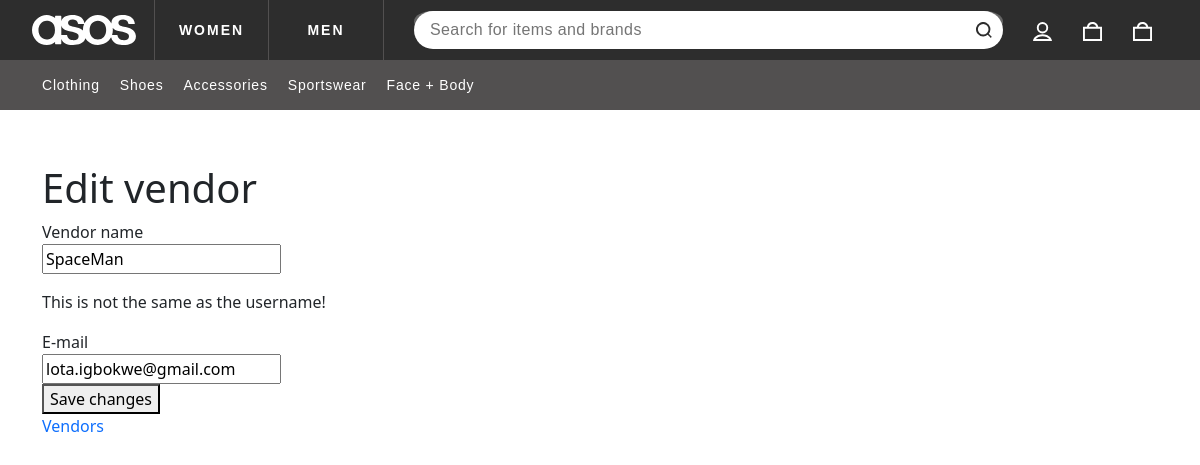
Screenshot of /vendors/edit-vendor/ (signed in) with the database file from the repository.
### apps/product/models.py (models this page shows, shortened)
class Category(models.Model):
    title = models.CharField(max_length=255)
    slug = models.SlugField(max_length=255)
    ordering = models.IntegerField(default=0)
    attribute = models.ForeignKey(Attribute, related_name='category', on_delete=models.CASCADE, blank=True, null=True)
    parent = models.ForeignKey('self', related_name='children', on_delete=models.CASCADE, blank=True, null=True)
    is_featured = models.BooleanField(default=False)
    class Meta:
        ordering = ['ordering']
        unique_together = ('slug', 'parent',)
        verbose_name_plural = "categories"

### apps/vendor/models.py (models this page shows, shortened)
class Vendor(models.Model):
    name = models.CharField(max_length=255)
    description = models.TextField(null=True, blank=True)
    created_by = models.OneToOneField(User, related_name='vendor', on_delete=models.CASCADE)
    created_at = models.DateTimeField(auto_now_add=True)
    class Meta:
        ordering = ['name']

### apps/vendor/views.py (the view, shortened to what this page needs)
# urls.py: path('edit-vendor/', views.edit_vendor, name='edit_vendor'),
@login_required
def edit_vendor(request):
    vendor = request.user.vendor
    print(request.META.get('HTTP_REFERER'))
    return render(request, 'vendor/edit_vendor.html', {'vendor': vendor})

### apps/cart/cart.py (called while the page is built)
    def __len__(self):
        return len(self.cart)

### apps/cart/context_processors.py (called while the page is built)
def cart(request):
    return {'cart': Cart(request)}

### apps/product/context_processors.py (called while the page is built)
def menu_categories(request):
    categories = Category.objects.filter(parent=None, ordering=0)
    men_categories = Category.objects.filter(parent=None, ordering=0).exclude(attribute__slug='women')
    women_categories = Category.objects.filter(parent=None, ordering=0).exclude(attribute__slug='men')
    context = {
        'menu_categories': categories,
        'men_menu': men_categories,
        'women_menu': women_categories,
    }
    return (context)

def location(request):
    url_parts = request.path.split('/')
    return {
        'url_part': url_parts[1],
    }

### apps/vendor/templates/vendor/edit_vendor.html (shortened to what this page needs)
{% extends 'core/base.html' %}
{% block content %}
    <h1 class="title">Edit vendor</h1>
    <form method="post" action=".">
        <div class="field">
            <label>Vendor name</label>
            <div class="control">
                <input type="text" name="name" id="id_name" value="{{ vendor.name }}" class="input">
            </div>
            <p class="help">This is not the same as the username!</p>
        </div>
        <div class="field">
            <label>E-mail</label>
            <div class="control">
                <input type="email" name="email" id="id_email" value="{{ vendor.created_by.email }}" class="input">
            </div>
        </div>
        <div class="field">
            <div class="control">
                <button class="button is-dark is-uppercase">Save changes</button>
            </div>
        </div>
    </form>
{% endblock %}

### apps/core/templates/core/base.html (shortened to what this page needs)
{% load static %}
<!DOCTYPE html>
<html>
<head>
    <link rel="stylesheet" href="{% static 'styles/main.css' %}">
    <link rel="stylesheet" href="{% static 'styles/bootstrap.min.css' %}">
</head>
<body>
    <div id="main-content">
        <div class="main-content-accesible">
            <div id="main-header">
                <header>
                    <div class="_3FDhT9y VTBBowk" data-testid="topbar">
                        <div class="_2jtZkvR">
                            <ul class="_1sqB8tC">
                                <li>
                                    <a href="{% url 'become_vendor' %}" data-testid="marketplace"
                                        class="_1cQFCx2">Sell</a>
                                </li>
                                <li>
                                    <a href="#" data-testid="help" class="_1cQFCx2">Help &amp; FAQs</a>
                                </li>
                                <li>
                                    <div class="_25L--Pi" data-testid="country-selector">
                                        <button class="w9hgW1d _19PGtzt" type="button">
                                        </button>
                                    </div>
                                </li>
                            </ul>
                        </div>
                    </div>
                    <div class="_1I2c49V headroom-wrapper" style="height: 110px;">
                        <div id="chrome-sticky-header" class="headroom headroom--unfixed">
                            <div class="_3wSz5e5">
                                <div class="_25fsaDO _2zC79ar" data-testid="header">
                                    <div class="d1hfo3-">
                                        <a class="_24SZgSx _6DZZlcW" href="#" data-testid="asoslogo">
                                        </a>
                                        <ul class="_1gfpvjl _2Q6RfP3" data-testid="floornav">
                                            <li>
                                                <a class="TO7hyVB _3B0kHbC _3AH1eDT" id="women-floor"
                                                    href="{% url 'women' %}">WOMEN</a>
                                            </li>
                                            <li>
                                                <a class="TO7hyVB _3B0kHbC _3AH1eDT" id="men-floor"
                                                    href="{% url 'men' %}">MEN</a>
                                            </li>
                                        </ul>
                                        <div class="_36m0W_u">
                                            <form action="{% url 'search' %}" class="_3j_6oNg">
                                                <div class="h-7-BEq">
                                                    <label for="chrome-search">
                                                        <input type="search" id="chrome-search" name="query"
                                                            class="Cyuazsm _1LCOtZ3 SJwm9Lx" autocomplete="off"
                                                            placeholder="Search for items and brands" maxlength="150">
                                                    </label>
                                                    <button class="kH5PAAC" type="submit" disabled="">
                                                    </button>
                                                </div>
                                            </form>
                                        </div>
                                    </div>
                                    <ul class="_3fERfnD" data-testid="widgets">
                                        <li class="_3Wo6fpk mD8oZFx">
                                            <div>
                                                <div>
                                                    <div id="myAccountDropdown" class="_3iG3MJz jPP-Skd"
                                                        role="presentation">
                                                        <button type="button" icon="_3iH_8F6"
                                                            data-testid="myAccountIcon" class="_6iPIuvw _2SSHFPv"
                                                            id="myaccount-dropdown">
                                                            <span type="accountUnfilled"
                                                                class="_3iH_8F6 -rhP1cz gBrrjX4 _2nHArcS"></span>
                                                        </button>
                                                    </div>
                                        </li>
                                        <li class="_3Wo6fpk">
                                            <a href="{% url 'cart' %}" icon="AckDUvD" icontype="bagUnfilled"
                                                class="_6iPIuvw _2SSHFPv"
                                                aria-label="Bag {% if cart %} ({{ cart|length }}){% endif %} items">
                                                <span type="bagUnfilled"
                                                    class="AckDUvD -rhP1cz gBrrjX4 _2nHArcS"></span>
                                            </a>
                                        </li>
                                        <li class="_3Wo6fpk">
                                            <a type="a" href="#" icon="AckDUvD" icontype="bagUnfilled"
                                                class="_6iPIuvw _2SSHFPv" aria-label="Bag 0 items">
                                                <span type="bagUnfilled"
                                                    class="AckDUvD -rhP1cz gBrrjX4 _2nHArcS"></span>
                                            </a>
                                        </li>
                                    </ul>
                                </div>
                            </div>
                            <div class="_8EFahPg">
                                <div>
                                    <nav class="_3EAPxMS" data-testid="primarynav-large">
                                        <div class="srMPwPy">
                                            <div class="_3C_NQPb">
                                                {% for category in men_menu %}
                                                    {% if not category.children.all %}
                                                        <a href='#' class='menu _2syfS2P otVu6ZN'>{{category.title}}</a>
                                                    {% else %}
                                                        <div class='cl'>
                                                            <button class="_2syfS2P _1njuHQk otVu6ZN"
                                                                data-testid="primarynav-button">
                                                                <span class="f3gYf7g">
                                                                    <span>{{category.title}}</span>
                                                                </span>
                                                            </button>
                                                        </div>
                                                    {% endif %}
                                                {% endfor %}
                                            </div>
                                        </div>
                                    </nav>
                                </div>
                            </div>
                        </div>
                    </div>
                </header>
            </div>
        </div>
    </div>
    <section class="section">
        <div class="container py-4">
            {% block content %}
            {% endblock %}
            <a href="{% url 'vendors' %}">Vendors</a>
        </div>
    </section>
</body>
</html>

### rows the page displays
Category: title "Clothing"
Category: title "Shoes"
Category: title "Accessories"
Category: title "Sportswear"
Category: title "Face + Body"
Vendor: name "SpaceMan", email "lota.igbokwe@gmail.com"
